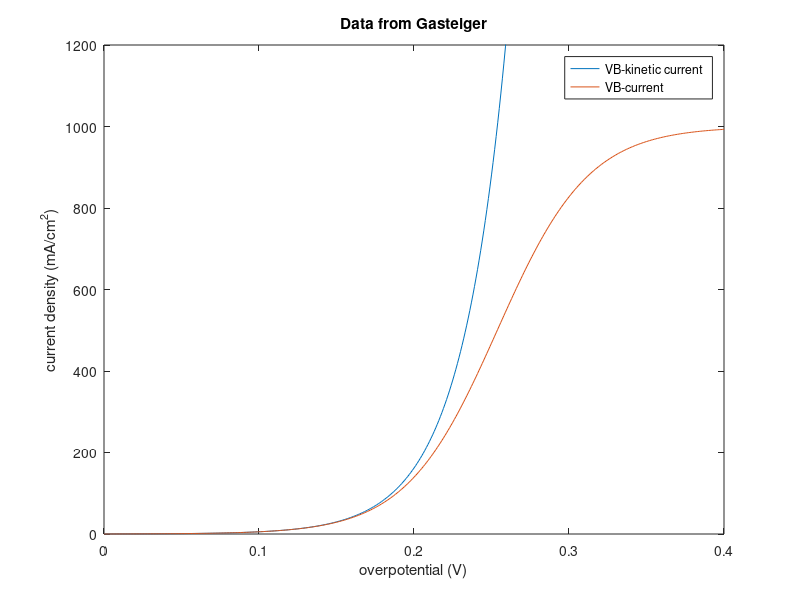

Reproduce this figure in MATLAB.
N = 400; %max overpotential
kB = 8.61733*10^-5; %ev/K
e = 1.60218 *10^-19; % Coloumbs
T = 274; %K
n = 2;
R = 8.314; %J/molK
F = 96485; %A*s/mol
eta = 0:0.001:(N/1000); %mV overpotential
%Butler-Volmer with alpha = 0.48
%{
%Norskov 2005
delGh = @(delEh) delEh + 0.24; %Delta G of H adsoprtion
theta = @(K) K/(1+K); %Fractional coverage of Metal
K = @(delGh,T) -delGh/(kB*T);
k0 = 200; % 1/(s*sites)
%}

%Skulason_2007
v = 10^13; %1/(s*sites); prefactor
Ea = 0.55; %Tafel Reaction eV
ko = v*exp(-Ea/(kB*T));
SA = 6.64*10^-16; %cm^2/atom
jo = ko*e/SA;

alpha = .4; %anodic transfer coefficient

%Wang_2006
jL = 1000; %mA/cm^2 mass transport limiting current
jK = jo*(exp(2*alpha*F/(R*T)*eta)-exp(-2*alpha*F/(R*T)*eta)); %kinetic current density
jf = jo*(exp(2*alpha*F/(R*T)*eta)); %kinetic current of forward reaction
jVB = jK./(1+jf/jL);

figure(2)
plot(eta,jK,eta,jVB);
xlabel('overpotential (V)');
ylabel('current density (mA/cm^2)');
legend('VB-kinetic current','VB-current')
title('Data from Gasteiger')
ylim([0 1200])


